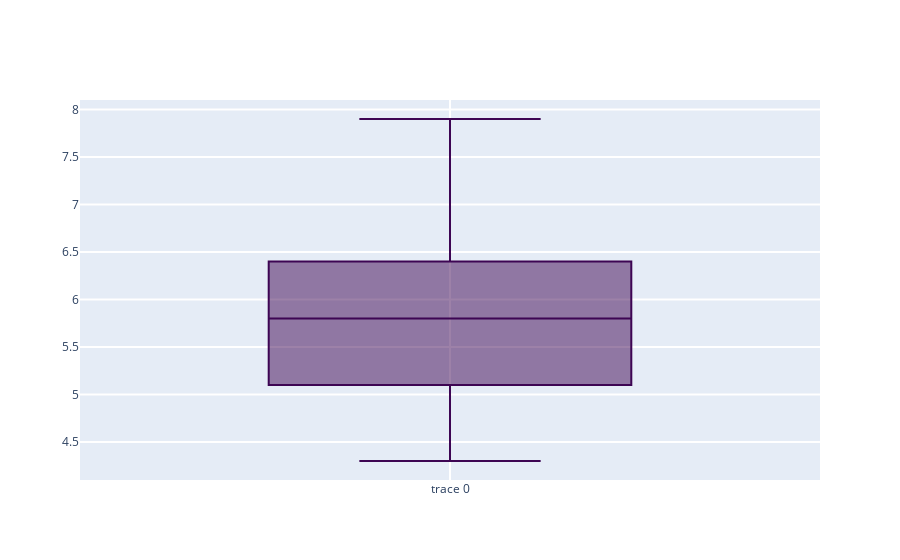

Notebook cell for this chart:
### Markdown cell above
## Boxplot

### Code cell
df = dataloader.load_iris()
plty.boxplot(df, col="sepal_length")

### Figure 1 — Plotly figure (JSON) as saved in the notebook; plotly's stock layout.template omitted (floating-point values rounded to 4 significant figures; data arrays with more than 128 entries replaced by an {"elided": "..."} marker saying what was removed)
{"data": [{"marker": {"color": "#3D0553"}, "type": "box", "y": {"elided": "150 float values"}}], "layout": {"autosize": true, "xaxis": {"autorange": true, "gridwidth": 2, "range": [-0.5, 0.5], "ticklen": 5, "type": "category", "zeroline": false}, "yaxis": {"autorange": true, "gridwidth": 2, "range": [4.1, 8.1], "ticklen": 5, "type": "linear"}}}
